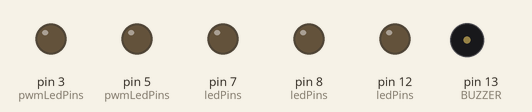
Bench run of a sketch on a simulated Arduino Uno, built with avr-gcc and run on an emulated ATmega328P. Shown: output pins drawn as LEDs (lit = HIGH), buzzer (waves = sounding, pin HIGH).

Above: at 0.05 s.
At 3.15 s:
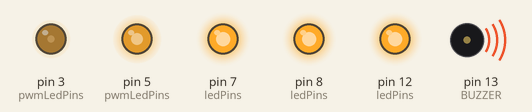
At 6.35 s:
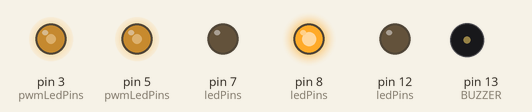
At 12.75 s:
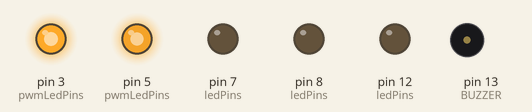
At 19.05 s:
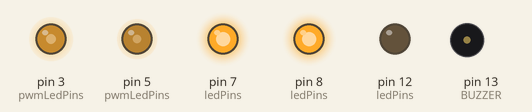
At 25.45 s:
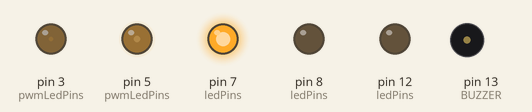
Timing chart, 0 to 33.2 s (numbered marks = the images above):
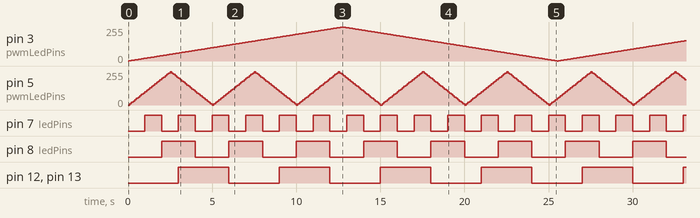

The sketch:

solution.ino
```cpp
// ========================================
// # 3. Software task scheduler
//
// * Run LED blink, LED brightness change, and buzzer tick at different intervals
// * No `delay()`*
// ========================================

// Obvious Values
#define BRIGHTNESS_MAX 255
#define BRIGHTNESS_MIN 0

// Pin nums for 2 pwm LEDs
#define PWM_LED0 3
#define PWM_LED1 5

// Pin nums for 3 normal LEDs
#define LED0 7
#define LED1 8
#define LED2 12

// Pin for Buzzer
#define BUZZER 13

// the 2 LEDs that change brightness
const int NUM_PWM_LEDS = 2;
const int pwmLedPins[NUM_PWM_LEDS] = { PWM_LED0, PWM_LED1 };
unsigned long pwmPreviousMillis[NUM_PWM_LEDS] = { 0, 0 };
const long pwmIntervals[NUM_PWM_LEDS] = { 50, 100 };
const int brightnessInterval[NUM_PWM_LEDS] = { 1, 10 };
int pwmLedStates[NUM_PWM_LEDS] = { 0, 0 };
bool hasReachedMax[NUM_PWM_LEDS] = { false, false };

// the 3 LEDs
const int NUM_LEDS = 3;
const int ledPins[NUM_LEDS] = { LED0, LED1, LED2 };
unsigned long previousMillis[NUM_LEDS] = { 0, 0, 0 };
const long intervals[NUM_LEDS] = { 1000, 2000, 3000 };
int ledStates[NUM_LEDS] = { LOW, LOW, LOW };

// Buzzer
unsigned long buzzerPreviousMillis = 0;
const long buzzerInterval = 3000;
int buzzerState = LOW;

void setup() {
  for (int i = 0; i < NUM_PWM_LEDS; i++) {
    pinMode(pwmLedPins[i], OUTPUT);
    analogWrite(pwmLedPins[i], pwmLedStates[i]);
  }
  for (int i = 0; i < NUM_LEDS; i++) {
    pinMode(ledPins[i], OUTPUT);
    digitalWrite(ledPins[i], ledStates[i]);
  }
  pinMode(BUZZER, OUTPUT);
  digitalWrite(BUZZER, buzzerState);
}

void changeBrightnessOf(int index, bool increasing);
void loop() {
  unsigned long currentMillis = millis();

  // The 2 LEDs that are PWM (meaning they can change brightness)
  for (int i = 0; i < NUM_PWM_LEDS; i++) {
    if (currentMillis - pwmPreviousMillis[i] >= pwmIntervals[i]) {
      pwmPreviousMillis[i] = currentMillis;

      changeBrightnessOf(i, !hasReachedMax[i]);

      analogWrite(pwmLedPins[i], pwmLedStates[i]);
    }
  }

  // The 3 LEDs that aren't PWM
  for (int i = 0; i < NUM_LEDS; i++) {
    if (currentMillis - previousMillis[i] >= intervals[i]) {
      previousMillis[i] = currentMillis;

      if (ledStates[i] == LOW) ledStates[i] = HIGH;
      else ledStates[i] = LOW;

      digitalWrite(ledPins[i], ledStates[i]);
    }
  }

  // Buzzer
  if (currentMillis - buzzerPreviousMillis >= buzzerInterval) {
    buzzerPreviousMillis = currentMillis;

    if (buzzerState == LOW) buzzerState = HIGH;
    else buzzerState = LOW;

    digitalWrite(BUZZER, buzzerState);
  }
}

void changeBrightnessOf(int index, bool increasing) {
  int nextVal = 0;
  if (increasing) {
    nextVal = pwmLedStates[index] + brightnessInterval[index];
    if (nextVal > BRIGHTNESS_MAX) {
      nextVal = nextVal - (brightnessInterval[index] * 2);
      hasReachedMax[index] = true;
    }
  }
  else {
    nextVal = pwmLedStates[index] - brightnessInterval[index];
    if (nextVal < BRIGHTNESS_MIN) {
      nextVal = nextVal + (brightnessInterval[index] * 2);
      hasReachedMax[index] = false;
    }
  }
  pwmLedStates[index] = nextVal;
}
```

Measured:
- by itself, pin 7 (ledPins): alternates HIGH for 1.0 s and LOW for 1.0 s
- by itself, pin 8 (ledPins): alternates HIGH for 2.0 s and LOW for 2.0 s
- by itself, pin 12 (ledPins), pin 13 (BUZZER): alternates HIGH for 3.0 s and LOW for 3.0 s
